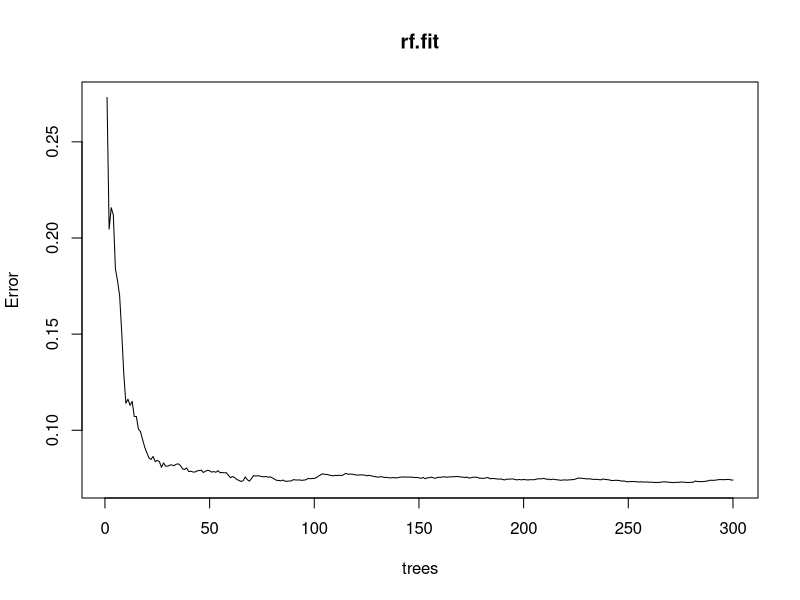
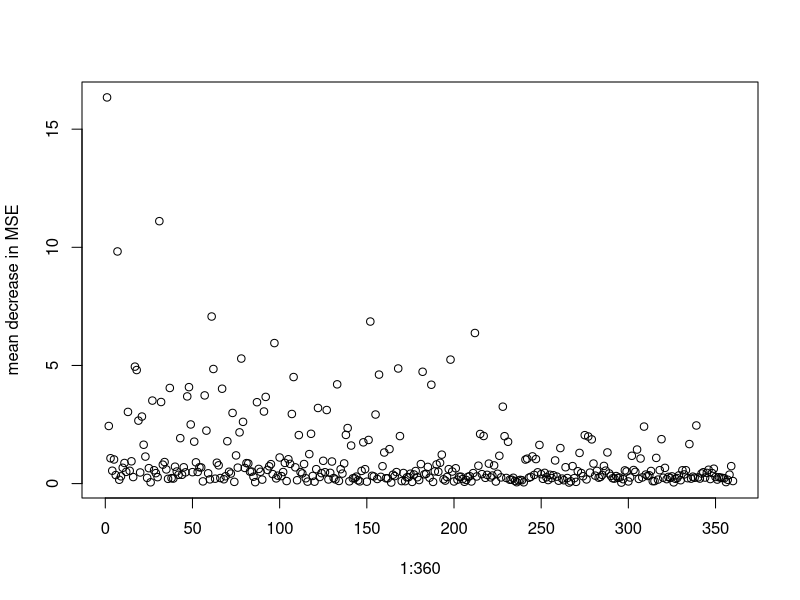
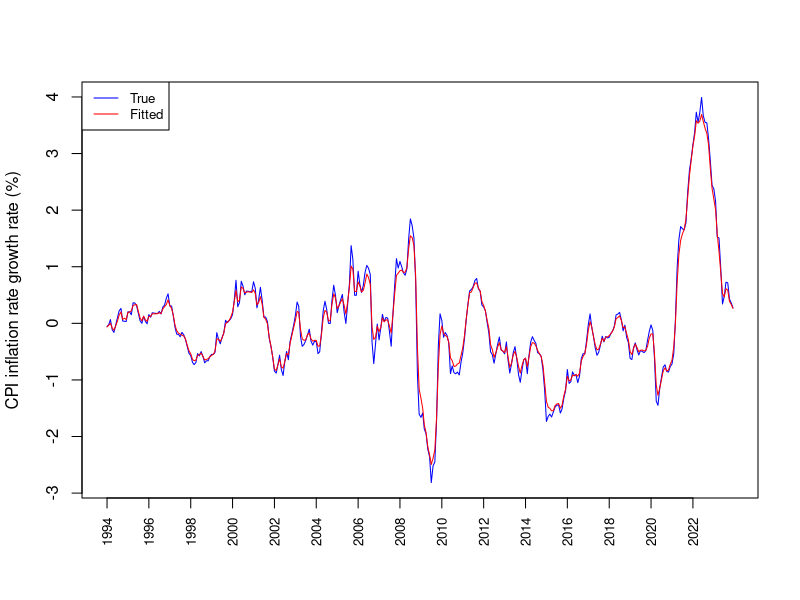
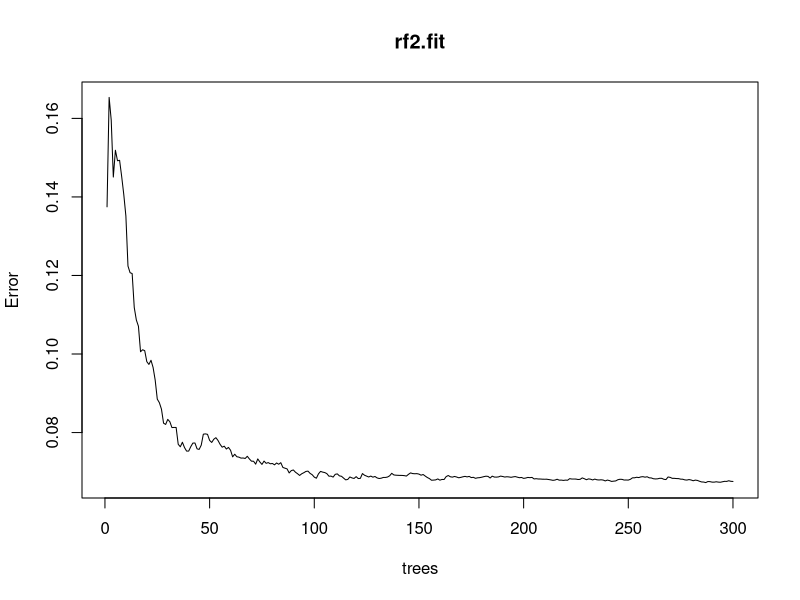
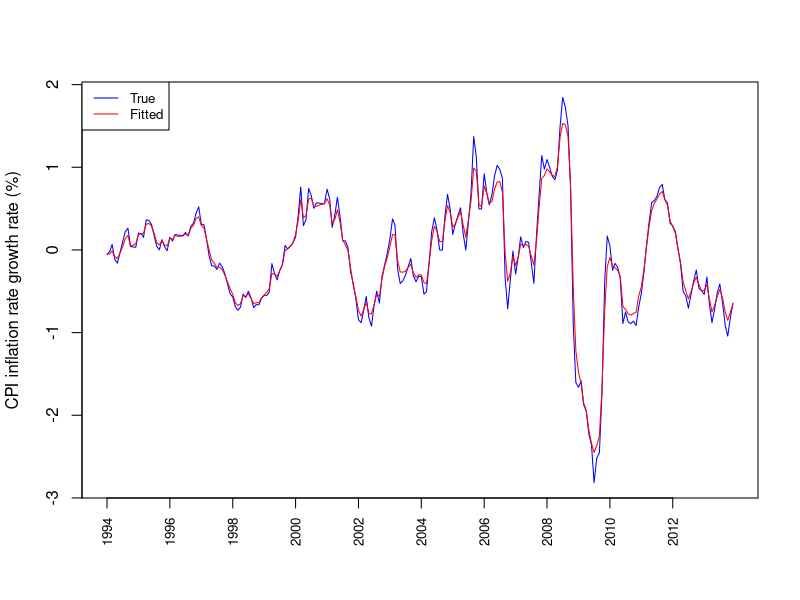
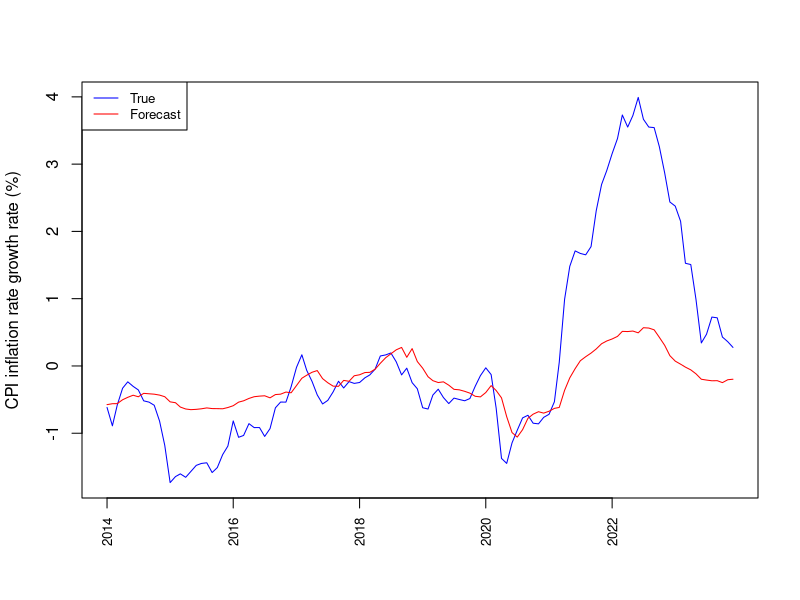
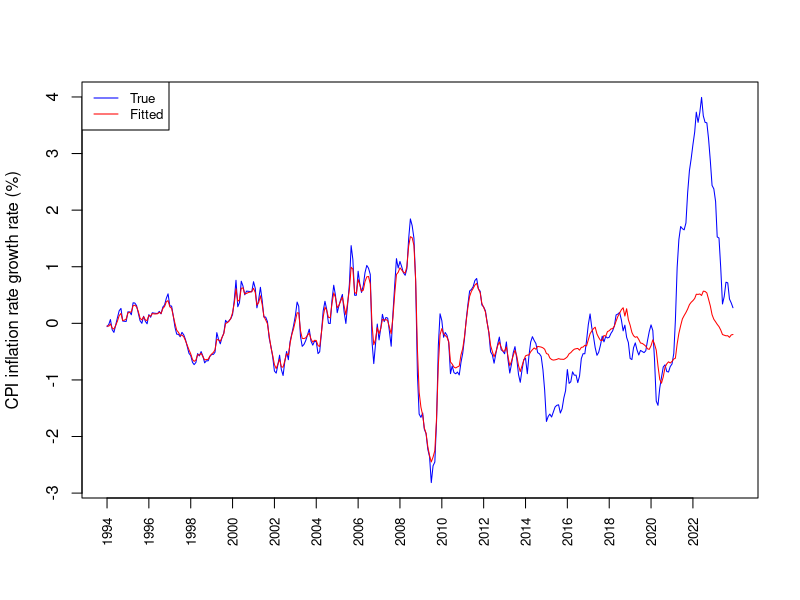
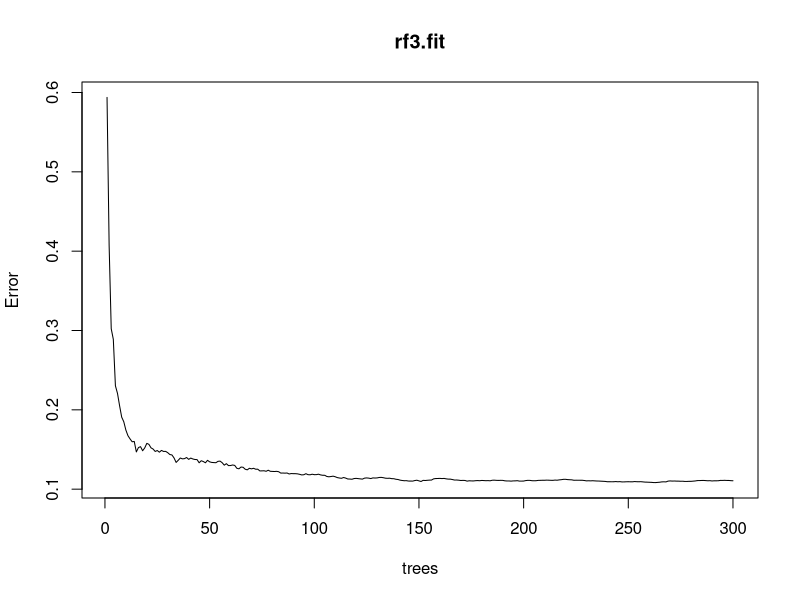

Source code (R) for these figures, in order:
## ---- chunk 1
knitr::opts_chunk$set(echo = TRUE)
## ---- chunk 2
library(randomForest)
library(lubridate)
library(dplyr)
## ---- chunk 3
data <- read.csv("./data/inputs_rf.csv")
## ---- chunk 4
raw_data <- data[25:nrow(data),]
series <- colnames(raw_data[,2:ncol(raw_data)])
dates <- raw_data$date
T <- length(dates)
## ---- chunk 5
yt <- raw_data[,2:ncol(raw_data)]
dim_yt <- dim(yt)
TT <- dim_yt[1]
NN <- dim_yt[2]
## ---- chunk 6
y <- as.data.frame(scale(yt,scale=TRUE)) # standardize the data for plotting
## ---- chunk 7
Y <- y[13:nrow(y),1]
XX<-cbind(
  setNames(y[12:(nrow(y)-1),], paste0(names(y[12:(nrow(y)-1),]),"_t-1")),
  setNames(y[11:(nrow(y)-2),], paste0(names(y[11:(nrow(y)-2),]),"_t-2")),
  setNames(y[10:(nrow(y)-3),], paste0(names(y[10:(nrow(y)-3),]),"_t-3")),
  setNames(y[9:(nrow(y)-4),], paste0(names(y[9:(nrow(y)-4),]),"_t-4")),
  setNames(y[8:(nrow(y)-5),], paste0(names(y[8:(nrow(y)-5),]),"_t-5")),
  setNames(y[7:(nrow(y)-6),], paste0(names(y[7:(nrow(y)-6),]),"_t-6")),
  setNames(y[6:(nrow(y)-7),], paste0(names(y[6:(nrow(y)-7),]),"_t-7")),
  setNames(y[5:(nrow(y)-8),], paste0(names(y[5:(nrow(y)-8),]),"_t-8")),
  setNames(y[4:(nrow(y)-9),], paste0(names(y[4:(nrow(y)-9),]),"_t-9")),
  setNames(y[3:(nrow(y)-10),], paste0(names(y[3:(nrow(y)-10),]),"_t-10")),
  setNames(y[2:(nrow(y)-11),], paste0(names(y[2:(nrow(y)-11),]),"_t-11")),
  setNames(y[1:(nrow(y)-12),], paste0(names(y[1:(nrow(y)-12),]),"_t-12")))
X1<-scale(XX,center=TRUE,scale=TRUE)
compute_mse <- function(actual_values, predicted_values) {
  return(mean((actual_values-predicted_values)**2))
}
## ---- chunk 8
set.seed(117)
rf.fit <- randomForest(X1,Y,ntree=300,mtry=10,importance=TRUE)
rf.fit
plot(rf.fit)
## ---- chunk 9
rf_importance = rf.fit$importance[,2]
plot(1:360,rf_importance,ylab="mean decrease in MSE")
## ---- chunk 10
df_importance = as.data.frame(rf_importance)
arrange(df_importance, desc(rf_importance))
## ---- chunk 11
cat("MSE Global: ",compute_mse(Y, predict(rf.fit, newdata = X1)), "\n")
## ---- chunk 12
dates_plot = ymd(dates[13:length(dates)])
plot(dates_plot, Y, type='l', col='blue', 
     ylab = 'CPI inflation rate growth rate (%)', xlab='', xaxt="n")
lines(dates_plot, predict(rf.fit, newdata = X1), col='red')
at1 = seq(min(dates_plot), max(dates_plot), by = "2 years")
axis.Date(side=1, dates_plot,  at=at1, las=2,  format= "%Y", cex.axis = 0.8)
legend("topleft", legend = c("True", "Fitted"), col = c("blue","red"), 
       lty = c(1,1), cex = 0.8)
## ---- chunk 13
X1_train <- X1[1:240,]
X1_test <- X1[241:nrow(X1),]
Y_train <- Y[1:240]
Y_test <- Y[241:nrow(X1)]
## ---- chunk 14
set.seed(117)
rf2.fit <- randomForest(X1_train,Y_train,ntree=300,mtry=10,importance=TRUE)
rf2.fit
plot(rf2.fit)
## ---- chunk 15
dates_train_plot = ymd(dates[13:252])
plot(dates_train_plot, Y_train, type='l', col='blue', 
     ylab = 'CPI inflation rate growth rate (%)', xlab='', xaxt="n")
lines(dates_train_plot, predict(rf2.fit, newdata = X1_train), col='red')
at1 = seq(min(dates_train_plot), max(dates_train_plot), by = "2 years")
axis.Date(side=1, dates_train_plot,  at=at1, las=2,  format= "%Y", cex.axis = 0.8)
legend("topleft", legend = c("True", "Fitted"), col = c("blue","red"), 
       lty = c(1,1), cex = 0.8)
## ---- chunk 16
dates_test_plot = ymd(dates[253:length(dates)])
plot(dates_test_plot, Y_test, type='l', col='blue', 
     ylab = 'CPI inflation rate growth rate (%)', xlab='', xaxt="n")
lines(dates_test_plot, predict(rf2.fit, newdata = X1_test), col='red')
at1 = seq(min(dates_test_plot), max(dates_test_plot), by = "2 years")
axis.Date(side=1, dates_test_plot,  at=at1, las=2,  format= "%Y", cex.axis = 0.8)
legend("topleft", legend = c("True", "Forecast"), col = c("blue","red"), 
       lty = c(1,1), cex = 0.8)
## ---- chunk 17
cat("MSE Global: ",compute_mse(Y, predict(rf2.fit, newdata = X1)), "\n")
cat("MSE Train: ",compute_mse(Y_train, predict(rf2.fit, newdata = X1_train)), "\n")
cat("MSE Test: ",compute_mse(Y_test, predict(rf2.fit, newdata = X1_test)))
## ---- chunk 18
dates_plot = ymd(dates[13:length(dates)])
plot(dates_plot, Y, type='l', col='blue', 
     ylab = 'CPI inflation rate growth rate (%)', xlab='', xaxt="n")
lines(dates_plot, predict(rf2.fit, newdata = X1), col='red')
at1 = seq(min(dates_plot), max(dates_plot), by = "2 years")
axis.Date(side=1, dates_plot,  at=at1, las=2,  format= "%Y", cex.axis = 0.8)
legend("topleft", legend = c("True", "Fitted"), col = c("blue","red"), 
       lty = c(1,1), cex = 0.8)
## ---- chunk 19
indices_train = sample(1:nrow(X1), size=240)
X1_train_2 <- X1[indices_train,]
X1_test_2 <- X1[-indices_train,]
Y_train_2 <- Y[indices_train]
Y_test_2 <- Y[-indices_train]
set.seed(117)
rf3.fit <- randomForest(X1_train_2,Y_train_2,ntree=300,mtry=10,importance=TRUE)
rf3.fit
plot(rf3.fit)
## ---- chunk 20
cat("MSE Global: ",compute_mse(Y, predict(rf3.fit, newdata = X1)), "\n")
cat("MSE Train: ",compute_mse(Y_train_2, predict(rf3.fit, newdata = X1_train_2)), "\n")
cat("MSE Test: ",compute_mse(Y_test_2, predict(rf3.fit, newdata = X1_test_2)), "\n")
cat("MSE 2014-2023: ",compute_mse(Y_test, predict(rf3.fit, newdata = X1_test)))
## ---- chunk 21
dates_plot = ymd(dates[13:length(dates)])
plot(dates_plot, Y, type='l', col='blue', 
     ylab = 'CPI inflation rate growth rate (%)', xlab='', xaxt="n")
lines(dates_plot, predict(rf3.fit, newdata = X1), col='red')
at1 = seq(min(dates_plot), max(dates_plot), by = "2 years")
axis.Date(side=1, dates_plot,  at=at1, las=2,  format= "%Y", cex.axis = 0.8)
legend("topleft", legend = c("True", "Fitted"), col = c("blue","red"), 
       lty = c(1,1), cex = 0.8)
